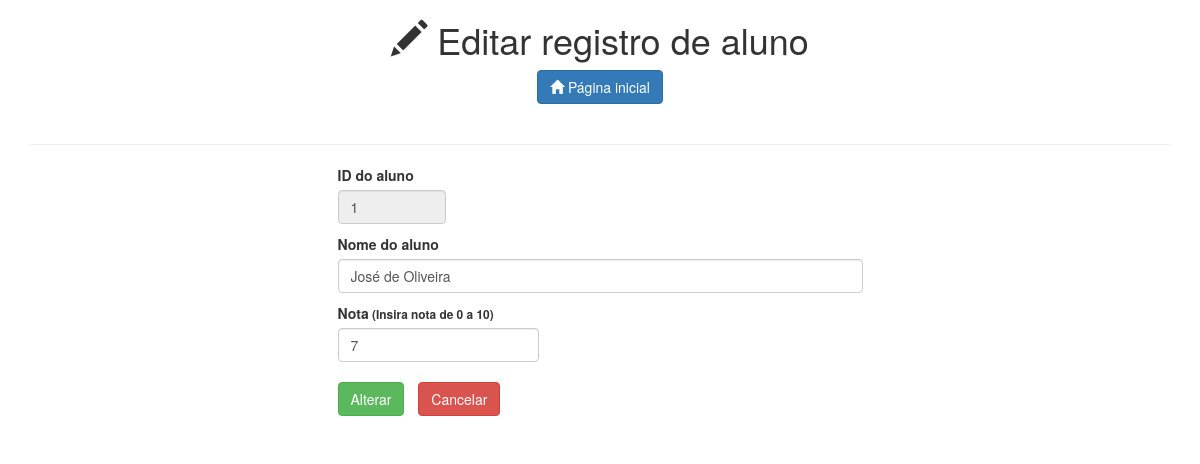
/editar_registro.php?id=1, run on the app's committed database.
### tables this page shows
CREATE TABLE IF NOT EXISTS `alunos` (
  `aluno_id` int(11) NOT NULL AUTO_INCREMENT,
  `aluno_nome` varchar(255) NOT NULL,
  `aluno_nota` int(2) NOT NULL,
  PRIMARY KEY (`aluno_id`)
);

### src/Database.php (called while the page is built, shortened)
<?php
class Database
{
    private $db;
    private $table = 'alunos';
    public function __construct(\PDO $obj_db)
    {
        $this->db = $obj_db;
    }
    public function listar_pelo_id($id){
        $sql = 'SELECT * FROM ' . $this->getTable() . ' WHERE aluno_id = :aluno_id';
        $stmt = $this->db->prepare($sql);
        $stmt->bindValue(':aluno_id', $id);
        if($stmt->execute()){
            return $stmt->fetch(\PDO::FETCH_ASSOC);
        } else {
            die('<br>' . print_r($stmt->errorInfo(), true) . '<br>');
        }
    }
    function getTable()
    {
        return $this->table;
    }
}

### editar_registro.php (the view, shortened to what this page needs)
<?php
$id = filter_input(INPUT_GET, 'id', FILTER_SANITIZE_NUMBER_INT);
if(empty($id) || !isset($id)){
    header('location: index.php');
} else {
    include_once 'src/Database.php';
    include_once 'src/config.php';
    try {
        $conexao = new PDO("mysql:host=$bd_host;dbname=$bd_nome; charset=utf8", $bd_login, $bd_senha, array(PDO::MYSQL_ATTR_INIT_COMMAND => 'SET NAMES UTF8'));
    } catch(PDOException $e) {
        die('Erro: ' . $e->getCode() . ' - ' . $e->getMessage());
    }
    $listar = new Database($conexao);
    $aluno = $listar->listar_pelo_id($id);
    include_once LAYOUT . 'code_head.php';
?>
    <body>
        <div class="container">
            <h1 class="text-center"><span class="glyphicon glyphicon-pencil"></span> Editar registro de aluno</h1>
            <p class="text-center">
                <a href="index.php" class="btn btn-primary" style="display: inline-block; margin-bottom: 20px">
                    <span class="glyphicon glyphicon-home"></span> Página inicial
                </a>
            </p>
            <hr>
            <div class="row">
                <div class="col-sm-6 col-sm-offset-3">
                    <form id="editar_aluno" class="form-group" method="post">
                        <div class="col-sm-3">
                            <label for="id">ID do aluno</label>
                            <input type="text" name="id" id="id" class="form-control" value="<?php echo $aluno['aluno_id'] ?>" readonly="true">
                        </div>
                        <div class="col-sm-12">
                            <label for="nome">Nome do aluno</label>
                            <input type="text" name="nome" id="nome" class="form-control" value="<?php echo $aluno['aluno_nome'] ?>">
                        </div>
                        <div class="col-sm-5">
                            <label for="nota">Nota<small> (Insira nota de 0 a 10)</small></label>
                            <input type="number" name="nota" id="nota" class="form-control" min="0" max="10" value="<?php echo $aluno['aluno_nota'] ?>">
                        </div>
                        <div class="col-sm-12">
                            <input type="submit" value="Alterar" class="btn btn-success" style="margin-top: 10px">
                            <a href="index.php" class="btn btn-danger" style="margin: 10px 0 0 10px">Cancelar</a>
                        </div>
                    </form>
                    <div class="col-sm-12" id="status" style="margin-top: 20px"></div>
                </div>
            </div>
        </div>
  </body>
</html>
<?php } ?>

### editar_registro.php (style rules this page uses)
input { margin-bottom: 10px; }

### data on the page
alunos: id "1", nome "José de Oliveira", nota "7"
